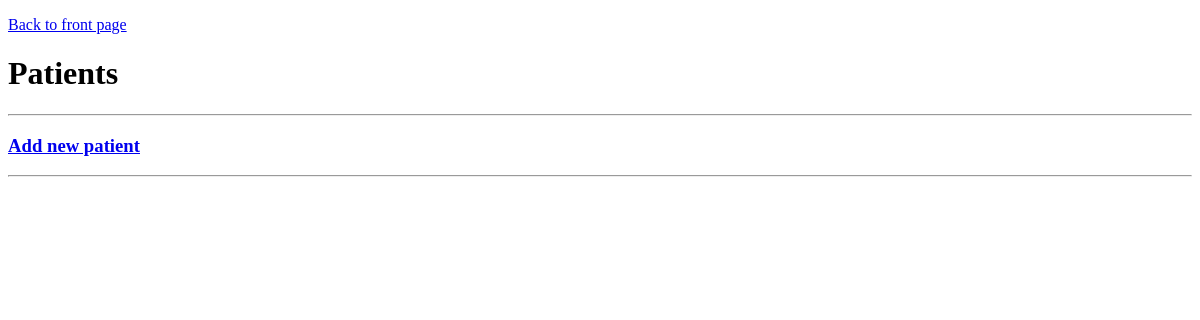
Before: /patients with the older database file.
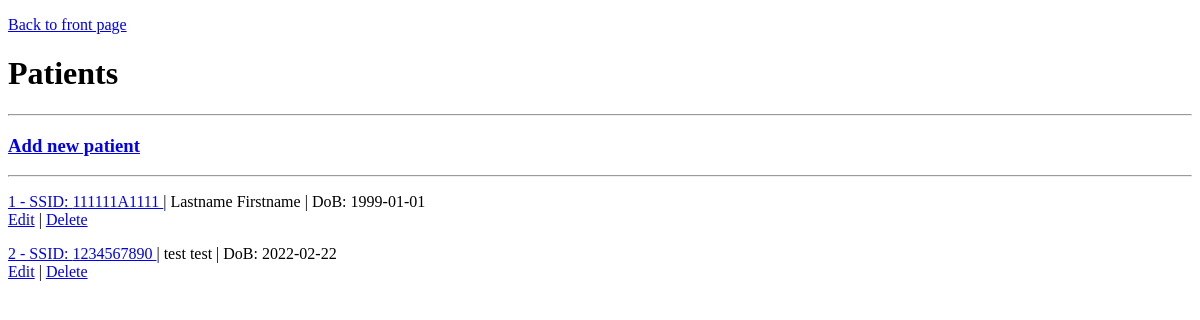
After: the same page with the newer database file.
### tables this page shows
CREATE TABLE patients (
    id INTEGER PRIMARY KEY,
    firstName TEXT,
    lastName TEXT,
    ssid TEXT UNIQUE,
    dateOfBirth TEXT,
    usersId INTEGER,
    FOREIGN KEY (usersId) REFERENCES users (id)

);

### app.py (the view)
@app.route("/patients")
def showPatients():
    patients= controller.getPatients()
    return render_template("patient_list.html", patients= patients)

### controller.py (called while the page is built)
def getPatients(patientId=None):
    if (patientId is not None):
        query= "SELECT * FROM patients WHERE id = ?"
        return db.query(query, [patientId])[0]
    else:
        query= "SELECT * FROM patients"
        return db.query(query)

### db.py (called while the page is built)
def getConnection():
    connection= sqlite3.connect("clinidata.db")
    connection.execute("PRAGMA foreign_keys = ON")
    connection.row_factory= sqlite3.Row
    return connection

def query(sql, params=[]):
    connection= getConnection()
    result= connection.execute(sql, params).fetchall()
    connection.close()
    return result

### templates/patient_list.html (shortened to what this page needs)
<!DOCTYPE html>
<html>
<head>
</head>
<body>
     <p>
        <a href="/"> Back to front page </a>
    </p>
    <h1>Patients</h1>
    <hr>
    <p>
        <h3>
            <a href="/patients/add/form"> Add new patient</a>
        </h3>
    </p>
    <hr>
    {% for patient in patients %}
    <p>
    <a href="/patients/{{patient.id}}"> {{patient.id}} - SSID: {{patient.ssid}} </a>  |   {{patient.lastName}} {{patient.firstName}}  |  DoB:  {{patient.dateOfBirth}}
    <br>
    <a href="/patients/{{patient.id}}/edit"> Edit</a> |
    <a href="/patients/{{patient.id}}/delete"> Delete</a>
    </p>
    {% endfor %}
</body>
</html

Changed rows visible on the page:
added patients: id "1", ssid "111111A1111", lastName "Lastname", firstName "Firstname", dateOfBirth "1999-01-01"
added patients: id "2", ssid "1234567890", lastName "test", firstName "test", dateOfBirth "2022-02-22"
